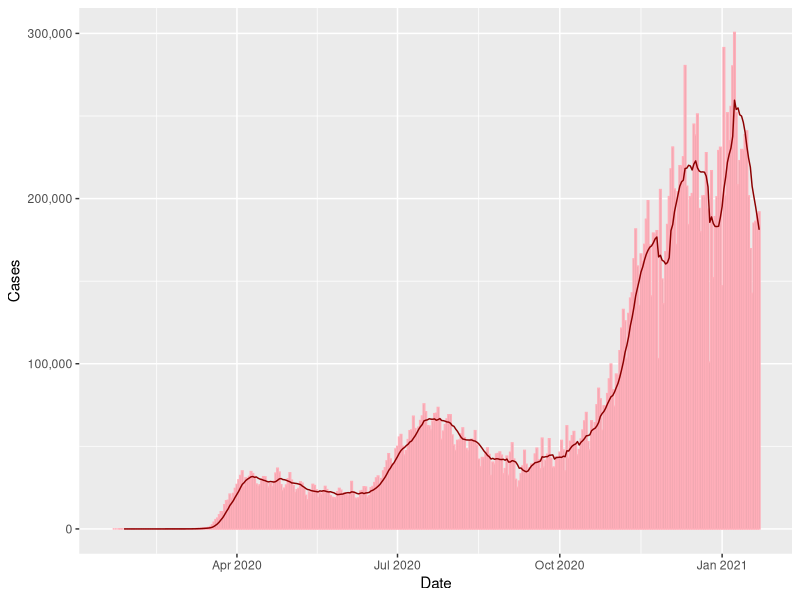

The R script that drew this image:
## ---- chunk 1
knitr::opts_chunk$set(echo=TRUE, warning=FALSE, message=FALSE,
                      tidy.opts=list(width.cutoff=80))
## ---- chunk 2
library(ggplot2)
library(tidyverse)
library(stringr)
library(zoo)
library(lubridate)
library(kableExtra)
## ---- chunk 3
states <- read.csv("Data/all-states-history.csv")
us <- read.csv("Data/us.csv")
us_s <- read.csv("Data/us-states.csv")
## ---- chunk 4
us$new_cases <- us$cases - lag(us$cases)
us$new_cases_7dayavg = rollmean(us$new_cases, k = 7, fill = NA,align="right")
## ---- chunk 5
us$date <- ymd(us$date)
us$month <- format(us$date,"%B")
## ---- chunk 6
plot <- ggplot(us, aes(date, new_cases)) + geom_col(aes(date, new_cases),color="lightpink1",alpha=0.8) +
  geom_path(aes(date,new_cases_7dayavg),color="darkred") +
  scale_y_continuous(breaks = c(0, 100000, 200000, 300000), labels = c("0", "100,000", "200,000", "300,000"))+
  xlab("Date")+
  ylab("Cases")
print(plot)
## ---- chunk 7
us$new_deaths  <- us$deaths - lag(us$deaths)
us$new_deaths_7dayavg = rollmean(us$new_deaths, k = 7, fill = NA, align="right")
## ---- chunk 8
Jan3_cd <- us[us$date == "2021-01-03",]
Jan17_cd <- us[us$date == "2021-01-17",]
## ---- chunk 9
total_hospitalizedCurrently = states %>%
  group_by(date) %>%
  summarize(totalnew_hosps = sum(hospitalizedCurrently, na.rm=T)) 
total_hospitalizedCurrently$date <- rev(unique(states$date))
## ---- chunk 10
total_hospitalizedCurrently$totalnew_hosps_7dayavg <- rollmean(total_hospitalizedCurrently$totalnew_hosps, k = 7, fill = NA, align = "right")
Jan3_hosp <- total_hospitalizedCurrently[total_hospitalizedCurrently$date == "2021-01-03",]
Jan17_hosp <- total_hospitalizedCurrently[total_hospitalizedCurrently$date == "2021-01-17",]
## ---- chunk 11
cases_change <- (Jan17_cd$new_cases_7dayavg - Jan3_cd$new_cases_7dayavg)/Jan3_cd$new_cases_7dayavg * 100
deaths_change <- (Jan17_cd$new_deaths_7dayavg - Jan3_cd$new_deaths_7dayavg)/Jan3_cd$new_deaths_7dayavg * 100
hosp_change <- (Jan17_hosp$totalnew_hosps_7dayavg - Jan3_hosp$totalnew_hosps_7dayavg)/Jan3_hosp$totalnew_hosps_7dayavg * 100
## ---- chunk 12
Cases <- round(c(Jan17_cd$cases,Jan17_cd$new_cases, cases_change),digits=0)
Deaths <- round(c(Jan17_cd$deaths, Jan17_cd$new_deaths, deaths_change),digits=0)
Hospitalized <- c("",round(Jan17_hosp$totalnew_hosps,digits=0),round(hosp_change,digits=0))
table <- as.matrix(rbind(Cases, Deaths, Hospitalized))
colnames(table) <- c("TOTAL REPORTED","ON JAN 17", "14-DAY CHANGE")
kable(table,digits=2)
## ---- chunk 13
us_s <- us_s %>%
  group_by(state) %>%
  arrange(date) %>%
  mutate(new_cases = cases - lag(cases))
## ---- chunk 14
us_s <- us_s %>% 
  group_by(state) %>% 
  mutate(new_cases_7dayavg = rollmean(new_cases, k = 7, fill = NA, align = "right"))
## ---- chunk 15
Jan17_3 <- us_s[us_s$date=="2021-01-17",c("state","cases","new_cases_7dayavg")]
names(Jan17_3) <- c("State","Total Cases", "Daily Avg in Last 7 Days")
Jan17_3$`Daily Avg in Last 7 Days` <- round(Jan17_3$`Daily Avg in Last 7 Days`)
## ---- chunk 16
options(scipen=999)
kable(Jan17_3)
